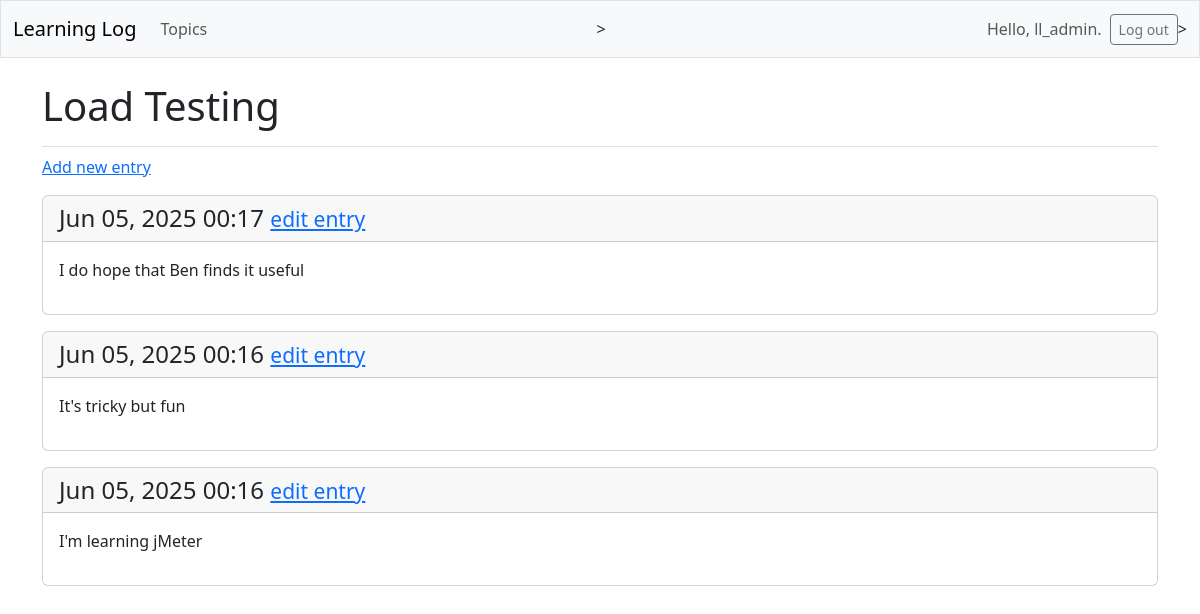
Page /topics/4/ (signed in) on the committed database.
### learning_logs/models.py (models this page shows, shortened)
class Topic(models.Model):
    text = models.CharField(max_length = 200)
    date_added = models.DateTimeField(auto_now_add = True)
    owner = models.ForeignKey(User, on_delete = models.CASCADE)

class Entry(models.Model):
    topic = models.ForeignKey(Topic, on_delete = models.CASCADE)
    text = models.TextField()
    date_added = models.DateTimeField(auto_now_add = True)
    class Meta:
        verbose_name_plural = 'entries'

### learning_logs/views.py (the view)
# urls.py: path('topics/<int:topic_id>/', views.topic, name = 'topic'),
@login_required
def topic(request, topic_id):
    topic = Topic.objects.get(id = topic_id)
    check_topic_owner(request, topic)
    entries = topic.entry_set.order_by('-date_added')
    context = {'topic': topic, 'entries': entries}
    return render(request, 'learning_logs/topic.html', context)

### learning_logs/views.py (called while the page is built)
def check_topic_owner(request, topic):
    if topic.owner != request.user:
        raise Http404

### learning_logs/templates/learning_logs/topic.html
{% extends 'learning_logs/base.html' %}
{% block page_header %}
<h1>{{topic.text}}</h1>
{% endblock page_header %}
{% block content %}
<p>
    <a href="{% url 'learning_logs:new_entry' topic.id %}">Add new entry</a>
</p>
{% for entry in entries %}
<div class="card mb-3">
    <h4 class="card-header">
        {{entry.date_added|date:'M d, Y H:i'}}
        <small><a href="{% url 'learning_logs:edit_entry' entry.id%}">edit entry</a></small>
    </h4>
    <div class="card-body">{{entry.text|linebreaks}}</div>
</div>
{% empty %}
<li>There are no entries for this topic yet</li>
{% endfor %}
{% endblock content %}

### learning_logs/templates/learning_logs/base.html (shortened to what this page needs)
<!doctype html>
<html lang="en">
<head>
    {% load django_bootstrap5 %}
    {% bootstrap_css %}
</head>
<body>
    <nav class="navbar navbar-expand-md navbar-light bg-light mb-4 border">
        <div class="container-fluid">
            <a class="navbar-brand" href="{% url 'learning_logs:index' %}">
                Learning Log</a>
            <div class="collapse navbar-collapse" id="navbarCollapse">
                <ul class="navbar-nav me-auto mb-2 mb-md-0">
                    <li class="nav-item">
                        <a class="nav-link" href="{% url 'learning_logs:topics' %}">
                            Topics
                        </a>
                    </li>
                </ul> >
                <ul class="navbar-nav ms-auto mb-2 mb-md-0">
                    {% if user.is_authenticated %}
                    <li class="nav-item">
                        <span class="navbar-text me-2">Hello, {{user.username}}.
                        </span>
                    </li>
                    {% endif %}
                </ul>
                {% if user.is_authenticated %}
                <form action="{% url 'accounts:logout' %}" method='post'>
                    <button name='submit' class='btn btn-outline-secondary btn-sm'>
                        Log out
                    </button>
                </form>
                {% endif %}
            </div> >
        </div>
    </nav>
    <main class="container">
        <div class="pb-2 mb-2 border-bottom">
            {% block page_header %}{% endblock page_header%}
        </div>
        <div>
            {% block content %}{% endblock content %}
        </div>
    </main>
</body>
</html>

### rows in the picture
Topic: text "Load Testing"
Entry: date_added "Jun 05, 2025 00:17", text "I do hope that Ben finds it useful"
Entry: date_added "Jun 05, 2025 00:16", text "It's tricky but fun"
Entry: date_added "Jun 05, 2025 00:16", text "I'm learning jMeter"

### other values in the picture
{{ user.username }} "ll_admin"
